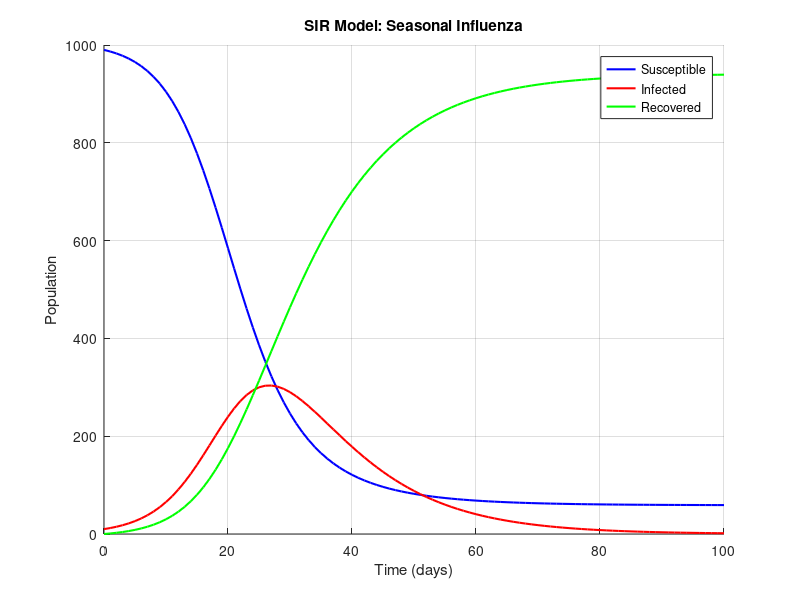
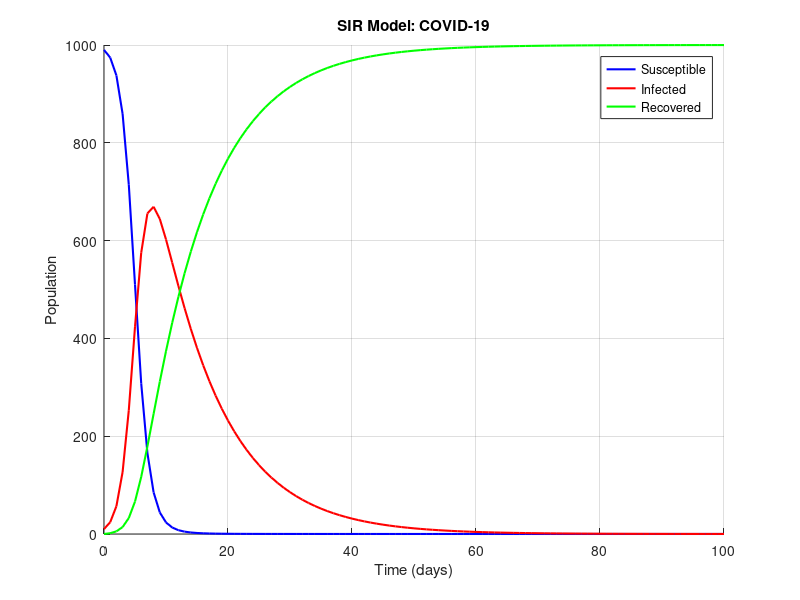
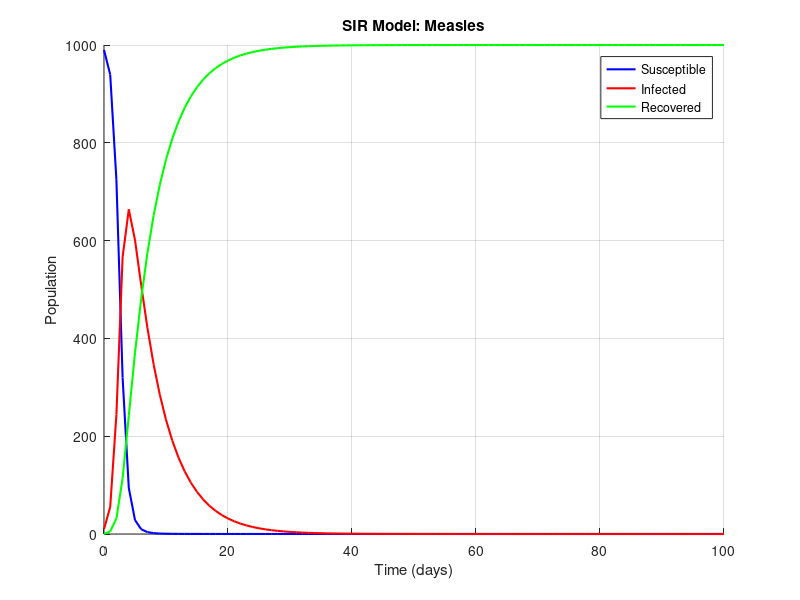

Here is the MATLAB script that generated these plots, in order:
% Dummy Variable. Added by Ryan.
% Sets up a flag that allows Q4.m to end this script before the plots are
% made.
Q4_flag(2) = 0;

% Parameters
T = 100; % Total simulation time (days)
h = 1; % Time step (days)
N = 1000; % Total population (constant)
S0 = 990; % Initial susceptible population
I0 = 10; % Initial infected population
R0 = 0; % Initial recovered population

% Parameter sets for different diseases
parameters = [
    0.3, 0.1;  % Seasonal Influenza (β, γ)
    1.0, 0.1;  % COVID-19 (β, γ)
    2.0, 0.2   % Measles (β, γ)
            ];
disease_names = {'Seasonal Influenza', 'COVID-19', 'Measles'};

for k = 1:size(parameters, 1)
    beta = parameters(k, 1);
    gamma = parameters(k, 2);

    S = zeros(1, T+1); I = zeros(1, T+1); R = zeros(1, T+1);
    S(1) = S0; I(1) = I0; R(1) = R0;

    % RK4 method
    for t = 1:T
        % Current values
        S_t = S(t); I_t = I(t); R_t = R(t);

        % Define ODEs
        dS = @(S, I) -(beta / N) * S * I;
        dI = @(S, I) (beta / N) * S * I - gamma * I;
        dR = @(I) gamma * I;

        % RK4 coefficients
        k1_S = h * dS(S_t, I_t);
        k1_I = h * dI(S_t, I_t);
        k1_R = h * dR(I_t);

        k2_S = h * dS(S_t + k1_S/2, I_t + k1_I/2);
        k2_I = h * dI(S_t + k1_S/2, I_t + k1_I/2);
        k2_R = h * dR(I_t + k1_I/2);

        k3_S = h * dS(S_t + k2_S/2, I_t + k2_I/2);
        k3_I = h * dI(S_t + k2_S/2, I_t + k2_I/2);
        k3_R = h * dR(I_t + k2_I/2);

        k4_S = h * dS(S_t + k3_S, I_t + k3_I);
        k4_I = h * dI(S_t + k3_S, I_t + k3_I);
        k4_R = h * dR(I_t + k3_I);
        
        S(t+1) = S_t + (k1_S + 2*k2_S + 2*k3_S + k4_S) / 6;
        I(t+1) = I_t + (k1_I + 2*k2_I + 2*k3_I + k4_I) / 6;
        R(t+1) = R_t + (k1_R + 2*k2_R + 2*k3_R + k4_R) / 6;
    end

% This was added by Ryan. This makes it so that Q4.m can run this script
% without also importing/displaying any plots/figures.
if Q4_flag(1) == 1
    return
end

    % Plot results
    figure;
    hold on;
    plot(0:T, S, 'b', 'LineWidth', 1.5);
    plot(0:T, I, 'r', 'LineWidth', 1.5);
    plot(0:T, R, 'g', 'LineWidth', 1.5);
    title(['SIR Model: ', disease_names{k}]);
    xlabel('Time (days)');
    ylabel('Population');
    legend('Susceptible', 'Infected', 'Recovered');
    grid on;
    hold off;
end
